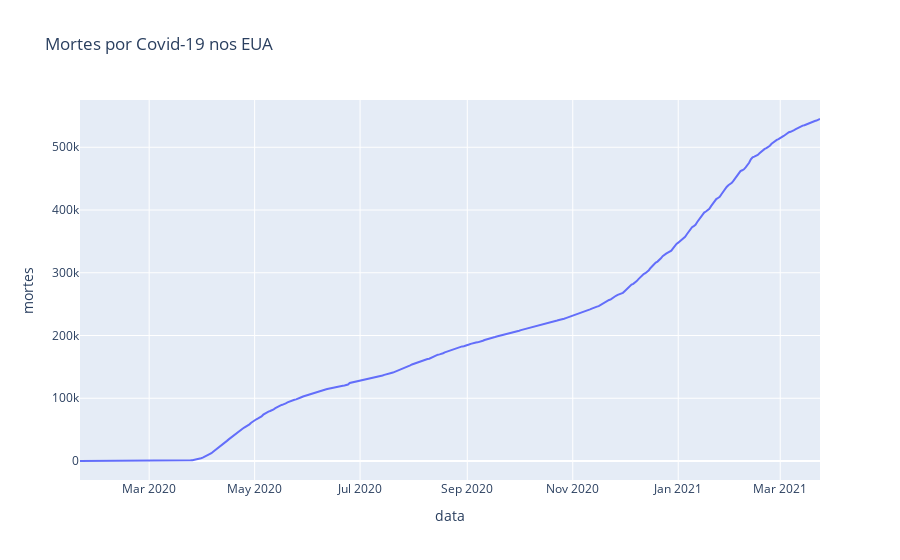

The notebook cell this image was saved under:
### Code cell
# Agora, visualizar as mortes
px.line(database, 'data', 'mortes', title='Mortes por Covid-19 nos EUA')

### Figure 1 — Plotly figure (JSON) as saved in the notebook; plotly's stock layout.template omitted (floating-point values rounded to 4 significant figures; data arrays with more than 128 entries replaced by an {"elided": "..."} marker saying what was removed)
{"data": [{"hovertemplate": "data=%{x}<br>mortes=%{y}<extra></extra>", "legendgroup": "", "line": {"color": "#636efa", "dash": "solid"}, "mode": "lines", "name": "", "orientation": "v", "showlegend": false, "type": "scatter", "x": {"elided": "429 str values"}, "xaxis": "x", "y": {"elided": "429 int values"}, "yaxis": "y"}], "layout": {"legend": {"tracegroupgap": 0}, "title": {"text": "Mortes por Covid-19 nos EUA"}, "xaxis": {"anchor": "y", "domain": [0, 1], "title": {"text": "data"}}, "yaxis": {"anchor": "x", "domain": [0, 1], "title": {"text": "mortes"}}}}
